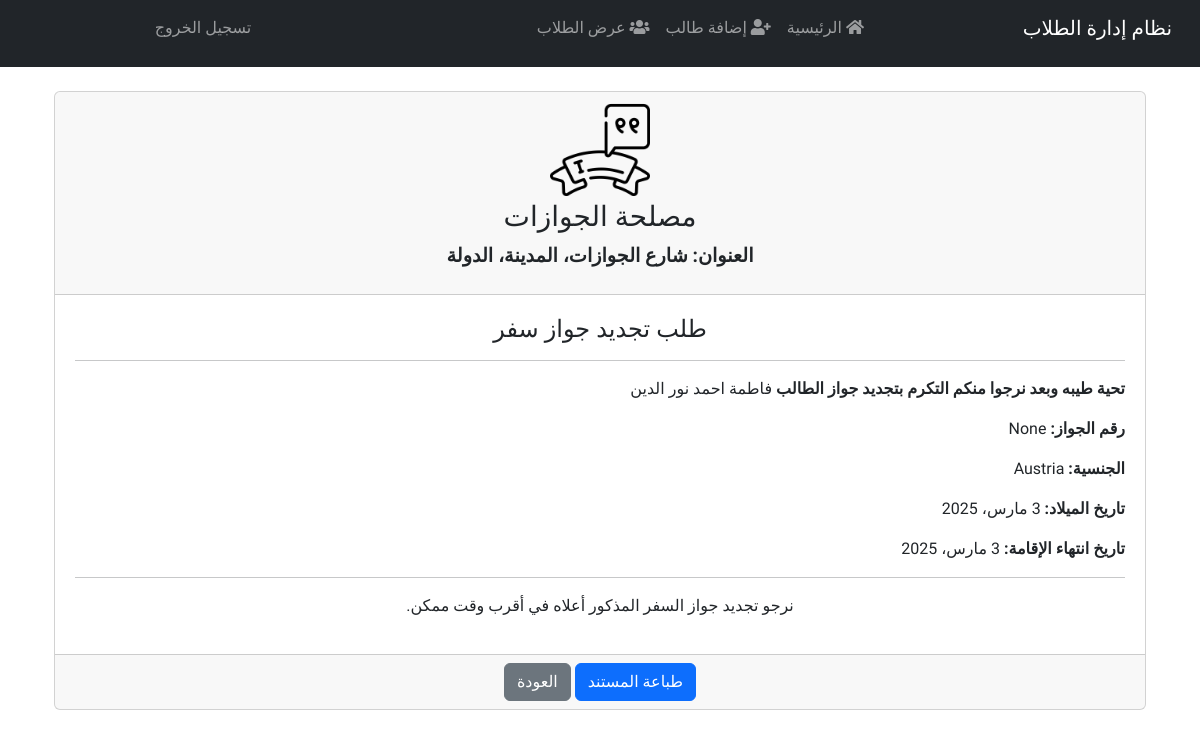
The app's page /student/24/to_passports/ (signed in) with its own data.
### students/models.py (models this page shows, shortened)
class Student(models.Model):
    GENDER_CHOICES = [
        ('M', 'ذكر'),
        ('F', 'أنثى'),
    ]
    nationality = CountryField(verbose_name="الجنسية")  # استخدام CountryField
    MARITAL_STATUS_CHOICES = [
        ('single', 'أعزب'),
        ('married', 'متزوج'),
        ('divorced', 'مطلق'),
        ('widowed', 'أرمل'),
    ]
    first_name = models.CharField(max_length=100, verbose_name="الاسم الأول")
    last_name = models.CharField(max_length=100, verbose_name="اللقب")
    birth_date = models.DateField(verbose_name="تاريخ الميلاد")
    gender = models.CharField(max_length=1, choices=GENDER_CHOICES, verbose_name="الجنس")
    image = models.ImageField(upload_to='students_images/', blank=True, null=True, verbose_name="صورة الطالب")
    nationality = CountryField(verbose_name="الجنسية")
    job = models.CharField(max_length=100, verbose_name="الوظيفة", blank=True, null=True)
    marital_status = models.CharField(max_length=10, choices=MARITAL_STATUS_CHOICES, verbose_name="الحالة الاجتماعية")
    passport_number = models.CharField(max_length=50, blank=True, null=True, verbose_name="رقم الجواز")
    registration_number = models.CharField(max_length=50, blank=True, null=True, verbose_name="رقم التسجيل")
    place_of_issue = models.CharField(max_length=100, blank=True, null=True, verbose_name="مكان الإصدار")
    purpose = models.CharField(max_length=100, blank=True, null=True, verbose_name="الغرض")
    registration_place = models.CharField(max_length=100, blank=True, null=True, verbose_name="مكان التسجيل")
    visa_number = models.CharField(max_length=50, blank=True, null=True, verbose_name="رقم التأشيرة")
    date_of_issued = models.DateField(blank=True, null=True, verbose_name="تاريخ الإصدار")
    port_name = models.CharField(max_length=100, blank=True, null=True, verbose_name="اسم الميناء")
    date_of_registration = models.DateField(blank=True, null=True, verbose_name="تاريخ التسجيل")
    place_of_issued_residence = models.CharField(max_length=100, blank=True, null=True, verbose_name="مكان إصدار الإقامة")
    residence_number = models.CharField(max_length=50, blank=True, null=True, verbose_name="رقم الإقامة")
    residence_issue_place = models.CharField(max_length=100, blank=True, null=True, verbose_name="مكان إصدار الإقامة")
    residence_issued_date = models.DateField(blank=True, null=True, verbose_name="تاريخ إصدار الإقامة")
    residence_end_date = models.DateField(blank=True, null=True, verbose_name="تاريخ انتهاء الإقامة")
    reference_number = models.CharField(max_length=50, blank=True, null=True, verbose_name="الرقم المرجعي")
    entry_date = models.DateField(blank=True, null=True, verbose_name="تاريخ الدخول")
    end_date = models.DateField(blank=True, null=True, verbose_name="تاريخ المغادرة")
    registration_date = models.DateField(blank=True, null=True, verbose_name="تاريخ التسجيل")
    end_registration_date = models.DateField(blank=True, null=True, verbose_name="تاريخ انتهاء التسجيل")
    type_of_services = models.CharField(max_length=100, blank=True, null=True, verbose_name="نوع الخدمات")
    issuing_authority = models.CharField(max_length=100, blank=True, null=True, verbose_name="الجهة المصدرة")
    phone_number = models.CharField(max_length=20, blank=True, null=True, verbose_name="رقم الهاتف")
    companion_name = models.CharField(max_length=100, blank=True, null=True, verbose_name="اسم المرافق")
    companion_nationality = models.CharField(max_length=100, blank=True, null=True, verbose_name="جنسية المرافق")
    companion_relationship = models.CharField(max_length=100, blank=True, null=True, verbose_name="صلة القرابة")
    companion_passport_number = models.CharField(max_length=50, blank=True, null=True, verbose_name="رقم جواز المرافق")
    companion_residence_number = models.CharField(max_length=50, blank=True, null=True, verbose_name="رقم إقامة المرافق")
    companion_residence_end_date = models.DateField(blank=True, null=True, verbose_name="تاريخ انتهاء إقامة المرافق")
    note = models.TextField(blank=True, null=True, verbose_name="ملاحظة")

### students/views.py (the view)
# urls.py: path('student/<int:student_id>/to_passports/', views.to_passports, name='to_passports'),
def to_passports(request, student_id):
    student = get_object_or_404(Student, id=student_id)
    return render(request, 'students/passport_renewal.html', {'student': student})

### students/templates/students/passport_renewal.html
{% extends "students/base.html" %}
{% load static %}
{% block content %}
<div class="container mt-4">
    <div class="card">
        <div class="card-header text-center">
            <img src="{% static 'images/logo.png' %}" alt="شعار الجهة" style="width: 100px; height: auto;">
            <h3>مصلحة الجوازات</h3>
            <p>العنوان: شارع الجوازات، المدينة، الدولة</p>
        </div>
        <div class="card-body">
            <h4 class="text-center">طلب تجديد جواز سفر</h4>
            <hr>
            <p><strong>تحية طيبه وبعد نرجوا منكم التكرم بتجديد جواز الطالب </strong> {{ student.first_name }} {{ student.last_name }}</p>
            <p><strong>رقم الجواز:</strong> {{ student.passport_number }}</p>
            <p><strong>الجنسية:</strong> {{ student.nationality.name }}</p>
            <p><strong>تاريخ الميلاد:</strong> {{ student.birth_date }}</p>
            <p><strong>تاريخ انتهاء الإقامة:</strong> {{ student.residence_end_date }}</p>
            <hr>
            <p class="text-center">نرجو تجديد جواز السفر المذكور أعلاه في أقرب وقت ممكن.</p>
        </div>
        <div class="card-footer text-center">
            <button class="btn btn-primary" onclick="window.print()">طباعة المستند</button>
            <a href="{% url 'student_detail' student.id %}" class="btn btn-secondary">العودة</a>
        </div>
    </div>
</div>
{% endblock %}

### students/static/css/styles.css (style rules this page uses)
body { font-family: 'Tajawal', sans-serif; text-align: right; }
.card { margin-bottom: 20px; }
.card-header { font-size: 1.2em; font-weight: bold; }
.card-body { padding: 20px; }

### records on screen
Student: first_name "فاطمة احمد", last_name "نور الدين", passport_number "None", nationality.name "Austria", birth_date "3 مارس، 2025", residence_end_date "3 مارس، 2025"
